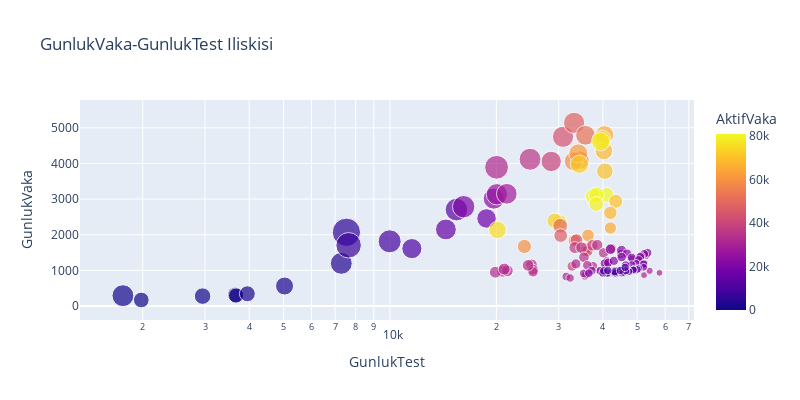

Notebook code cell kept with this figure:
### Code cell
fig = px.scatter(data, x="GunlukTest", y="GunlukVaka",size="GunlukVakaTestOrani", color='AktifVaka', log_x=1,title='GunlukVaka-GunlukTest Iliskisi',width=800, height=400)
fig.show()

### Figure 1 — Plotly figure (JSON) as saved in the notebook; plotly's stock layout.template omitted (floating-point values rounded to 4 significant figures; data arrays with more than 128 entries replaced by an {"elided": "..."} marker saying what was removed)
{"data": [{"hovertemplate": "GunlukTest=%{x}<br>GunlukVaka=%{y}<br>GunlukVakaTestOrani=%{marker.size}<br>AktifVaka=%{marker.color}<extra></extra>", "legendgroup": "", "marker": {"color": {"elided": "147 int values"}, "coloraxis": "coloraxis", "size": {"elided": "147 float values"}, "sizemode": "area", "sizeref": 0.06867, "symbol": "circle"}, "mode": "markers", "name": "", "orientation": "v", "showlegend": false, "type": "scatter", "x": {"elided": "147 float values"}, "xaxis": "x", "y": {"elided": "147 int values"}, "yaxis": "y"}], "layout": {"coloraxis": {"colorbar": {"title": {"text": "AktifVaka"}}, "colorscale": [[0, "#0d0887"], [0.1111, "#46039f"], [0.2222, "#7201a8"], [0.3333, "#9c179e"], [0.4444, "#bd3786"], [0.5556, "#d8576b"], [0.6667, "#ed7953"], [0.7778, "#fb9f3a"], [0.8889, "#fdca26"], [1, "#f0f921"]]}, "height": 400, "legend": {"itemsizing": "constant", "tracegroupgap": 0}, "title": {"text": "GunlukVaka-GunlukTest Iliskisi"}, "width": 800, "xaxis": {"anchor": "y", "domain": [0, 1], "title": {"text": "GunlukTest"}, "type": "log"}, "yaxis": {"anchor": "x", "domain": [0, 1], "title": {"text": "GunlukVaka"}}}}
